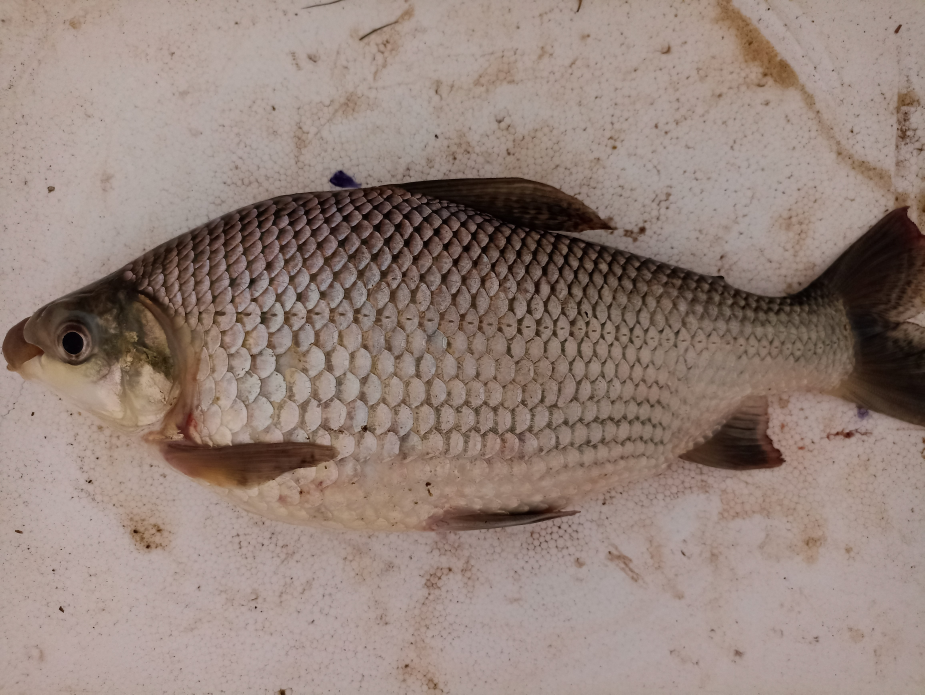
#> input picture data/images/IMG_20220110_152533.jpg, 4624 x 3472 px (shown at 1/5 size); its folder holds only this picture in this run
$ jupyter execute --allow-errors segmentation.ipynb
#> lines starting #> are read from the running program, lines starting #| are printed output that depends on the picture; after the words box and inside, x2 and y2 are one past the last pixel; in counts of white or black regions, pixels touching at a corner belong together
[cell 1]
import skimage
import numpy as np
import statistics

from glob import glob as show_dir_files
from scipy import ndimage as ndi
from matplotlib import pyplot as plt
from mpl_toolkits.axes_grid1 import ImageGrid

from skimage.io import imread
from skimage.color import rgb2gray
from sklearn.utils import shuffle
from sklearn.cluster import KMeans
from skimage.measure import label, regionprops
from sklearn.metrics import pairwise_distances_argmin
from skimage import filters, measure, morphology, exposure
import numpy as np
import statistics
import tifffile

from skimage.color import rgb2gray
from skimage import (filters,
                     measure,
                     exposure,
                     morphology)
from tqdm import tqdm
from glob import glob

from matplotlib import pyplot as plt
from mpl_toolkits.axes_grid1 import ImageGrid

[cell 2]
def plot_images(arr_images=[], grid=(2, 2), cmap="inferno"):

    if grid == None:
        grid = (1, 1)

    fig = plt.figure(figsize=(20, 10))

    grid = ImageGrid(fig, 111,
                     nrows_ncols=grid,
                     axes_pad=0.1)

    for ax, img in zip(grid, arr_images):
        ax.imshow(img, cmap)
        ax.axis('off')

    plt.show()

[cell 3]
# [33 lines left out: function smoothing_edges, not called in this run]

[cell 4]
# [38 lines left out: functions apply_k_means, apply_k_random, apply_k_kmeans_gray, not called in this run]

def normalize_image(image):
    return (image - np.min(image)) / (np.max(image) - np.min(image))

# [12 lines left out: function run_pipe, not called in this run]

def binarize_image(arr):
    return arr > filters.threshold_triangle(arr)

# [8 lines left out: function each_ch_hist, not called in this run]

[cell 5]
import cv2

def check_colision_border(mask):

    x, *_ = mask.shape

    left = mask[:1, ].flatten()
    right = mask[x - 1: x, ].flatten()
    top = mask[:, : 1].flatten()
    bottom = mask[:, x - 1: x].flatten()

    borders_flatten = [left, right, top, bottom]

    if np.concatenate(borders_flatten).sum():
        return True

    return False

def make_mask(image):

    def apply_thresh(image, block_size=1, thresh_type=199):
        return cv2.adaptiveThreshold(image,
                                 255,
                                 cv2.ADAPTIVE_THRESH_MEAN_C,
                                 cv2.THRESH_BINARY_INV,
                                 thresh_type,
                                 block_size).astype(bool)
    mask = apply_thresh(image)

    if check_colision_border(mask):
        for block in range(1, 30):

            mask = mask = apply_thresh(image, block)

            if not check_colision_border(mask): break
    return mask

[cell 6]
# [13 lines left out: function plot, not called in this run]

def binarize_image(arr):
    return arr > filters.threshold_triangle(arr)

def rescale_arr(arr, scale=255):
    return (arr * scale).astype('uint8')

# [61 lines left out: functions load_paths_images_sorted, load_images_from_paths, not called in this run]


def auto_invert_image_mask(arr):

    """
    Calcula os pixels da imagem e inverte os pixels da imagem caso os pixels True > False
    Isso é uma forma de garatir que as mascaras tenham sempre o fundo preto = 0 e o ROI = 1
    """

    img = arr.copy()

    if statistics.mode(img.flatten()):
        img = np.invert(img)

    return img

def find_bighest_cluster_area(clusters):
    regions = measure.regionprops(clusters)

    all_areas = map(lambda item: item.area, regions)

    return max(all_areas)

def find_bighest_cluster(img):

    clusters = auto_invert_image_mask(img)

    clusters = measure.label(clusters, background=0)

    cluster_size = find_bighest_cluster_area(clusters)

    return morphology.remove_small_objects(clusters,
                                         min_size=(cluster_size - 1),
                                         connectivity=8)

[cell 7]
def rescale_arr(arr, scale=255):
    return (arr * scale).astype('uint8')

from skimage.transform import rescale

[cell 8]
for img_path in show_dir_files("../data/images/*"):
    ######################
    image_resized = imread(img_path)[::15, ::15]
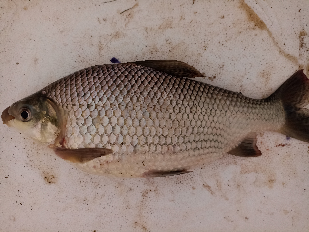
#> image_resized: shape (232, 309, 3); mean R, G, B 148.7, 130.3, 121.9
    # image_resized = normalize_image(image_resized)
    image_gray = image_resized[:,:,1]#rgb2gray(image_resized)
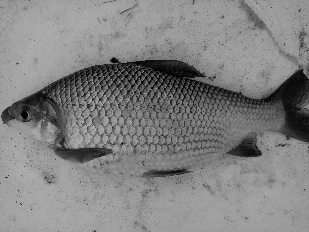
#> image_gray: shape (232, 309); min 0, max 180, mean 130.3
    mask = make_mask(rescale_arr(image_gray))
#> in rescale_arr, `return (arr * scale).astype('uint8')`:
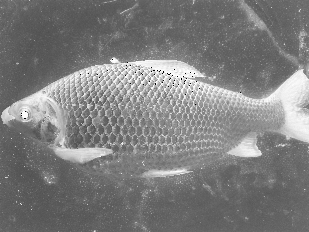
#> returned value: shape (232, 309); min 0, max 255, mean 125.4
#> in apply_thresh, `return cv2.adaptiveThreshold(image, 255, cv2.ADAPTIVE_THRESH_MEAN_C, c..`:
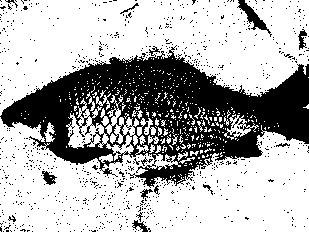
#> returned value: shape (232, 309) bool; 69.2% white; 879 black regions (865 under 20 px), largest, box (x1, y1, x2, y2) and area: (0, 45, 309, 188) 19676, (237, 0, 272, 37) 335, (42, 171, 57, 185) 113
#> the loop in make_mask, `for block in range(1, 30): ` made 29 passes
#> pass 2, in make_mask, `mask = mask = apply_thresh(image, block)`:
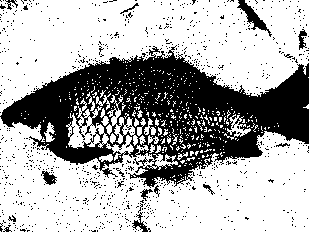
#> mask: shape (232, 309) bool; 68.3% white; 915 black regions (900 under 20 px), largest, box (x1, y1, x2, y2) and area: (0, 45, 309, 188) 20159, (237, 0, 272, 37) 343, (41, 171, 57, 185) 122
#> pass 3, in make_mask, `mask = mask = apply_thresh(image, block)`:
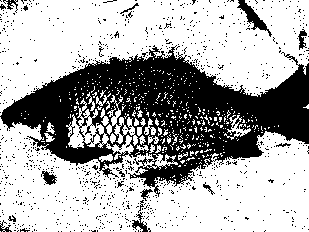
#> mask: shape (232, 309) bool; 67.3% white; 944 black regions (927 under 20 px), largest, box (x1, y1, x2, y2) and area: (0, 45, 309, 197) 20645, (237, 0, 272, 37) 348, (132, 212, 151, 232) 134
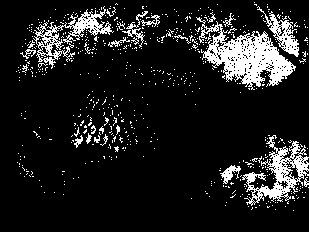
#> mask: shape (232, 309) bool; 12% white; 613 white regions (588 under 20 px)
    maskii = find_bighest_cluster(mask)
#> in find_bighest_cluster, `clusters = measure.label(clusters, background=0)`:
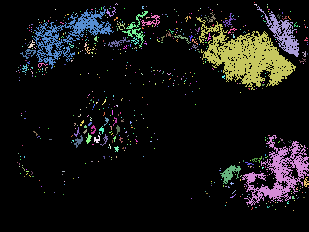
#> clusters: shape (232, 309) int32; 614 distinct labels, from 0 to 613; one colour per label, 0 black
#> in find_bighest_cluster_area, `regions = measure.regionprops(clusters)`: regions = 613 regions; largest, box (x1, y1, x2, y2) and area: (196, 17, 296, 90) 2919, (242, 135, 309, 206) 1584, (33, 6, 114, 69) 1234, (257, 6, 299, 57) 589, (122, 11, 148, 48) 182
#> in find_bighest_cluster, `cluster_size = find_bighest_cluster_area(clusters)`: cluster_size = 2919
#> in find_bighest_cluster, `return morphology.remove_small_objects(clusters, min_size=(cluster_siz..`:
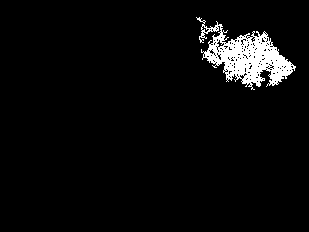
#> returned value: shape (232, 309) int32; values 0 (black) and 68 (white), 4.1% white; 1 white region, box (x1, y1, x2, y2) and area: (196, 17, 296, 90) 2919
    plot_images([maskii], (1, 1))
#> the loop in plot_images, `for ax, img in zip(grid, arr_images):` made 1 pass
    # [8 lines of commented-out code are left out]
